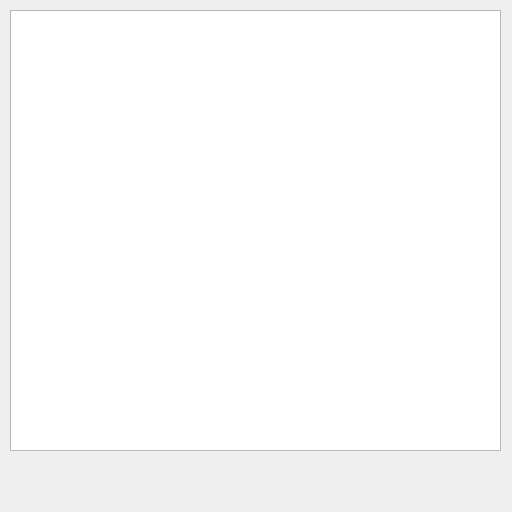
<?xml version="1.0" encoding="UTF-8"?>
<ui version="4.0">
 <class>TRES_Guider_Display</class>
 <widget class="QDialog" name="TRES_Guider_Display">
  <property name="geometry">
   <rect>
    <x>0</x>
    <y>0</y>
    <width>512</width>
    <height>512</height>
   </rect>
  </property>
  <property name="windowTitle">
   <string>TRES Guider Display</string>
  </property>
  <widget class="QGraphicsView" name="graphicsView">
   <property name="geometry">
    <rect>
     <x>10</x>
     <y>10</y>
     <width>491</width>
     <height>441</height>
    </rect>
   </property>
  </widget>
 </widget>
 <resources/>
 <connections/>
</ui>
